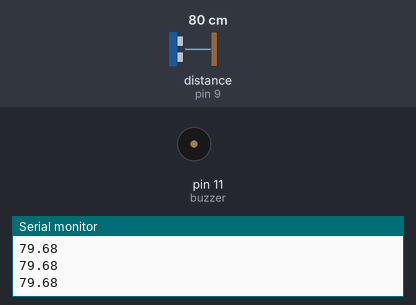
A sketch run on a simulated Arduino Uno, built with avr-gcc and run on an emulated ATmega328P. Parts: buzzer (waves = sounding), the last lines printed to the serial monitor. Wiring (inferred from the names in the program): ultrasonic range finder: trigger pin 8; echo pin 9. The test bench sets the inputs (shaded band); at power-on: distance to the obstacle (sensor on pin 9) 80 cm. The echo pulse lasts 58.3 µs per cm.

Above: at 1.2 s.
1.3 s: distance to the obstacle (sensor on pin 9) set to 2 cm
At 1.57 s:
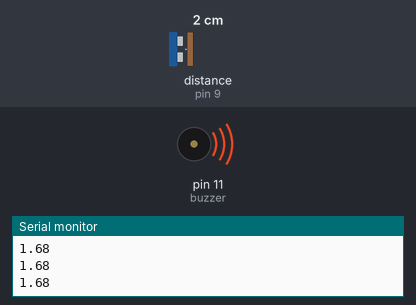
4.3 s: distance to the obstacle (sensor on pin 9) set to 41 cm
6.7 s: distance to the obstacle (sensor on pin 9) set to 50 cm
At 7.3 s:
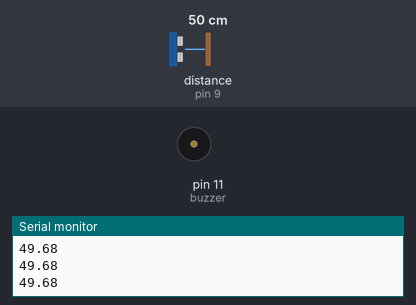
Timing chart, 0 to 9.7 s (numbered marks = the images above; inputs shaded):
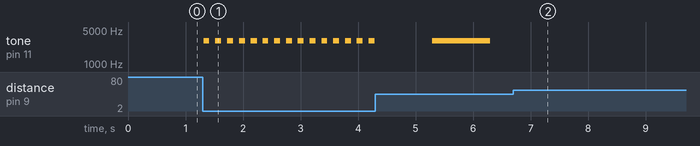

The sketch:

Laptop_Distance_and_Posture_Alert_System_Arduino_Source_Code.ino
```cpp
int trigger = 8, echo = 9, buzzer = 11;
double distance = 0.0;
unsigned long lastBeep = 0, pingTT = 0;
bool buzzerState = false;

void setup() {
  pinMode(trigger, OUTPUT);
  pinMode(echo, INPUT);
  pinMode(buzzer, OUTPUT);

  Serial.begin(9600);
}

void loop() {
  digitalWrite(trigger, LOW);
  delayMicroseconds(5);
  digitalWrite(trigger, HIGH);
  delayMicroseconds(10);
  digitalWrite(trigger, LOW);
  pingTT = pulseIn(echo, HIGH, 15000);
  if(pingTT == 0)
  {
    noTone(buzzer);
    buzzerState = false;
    return;
  }
  distance = (0.0343 * pingTT) / 2.0;
  Serial.println(distance);
  if(distance>45)
  {
    noTone(buzzer);
    buzzerState = false;
  }
  else if(distance>40 && distance<=45)
    beep(1000);
  else if(distance>36 && distance<=40)
    beep(400);
  else
    beep(100);
}

void beep(unsigned long interval)
{
  if(millis() - lastBeep >= interval)
  {
    lastBeep = millis();
    if(buzzerState == false)
    {
      tone(buzzer, 3000);
      buzzerState = true;
    }
    else
    {
      noTone(buzzer);
      buzzerState = false;
    }
  }
}
```

Measured:
- the behaviour switches between 45 and 46 cm on distance to the obstacle (sensor on pin 9) (found by bisection; images 1 and 2)
- after the input at 1.3 s, tone on pin 11 (buzzer): alternates 3000 Hz for 0.10 s and silent for 0.10 s, starting at once
- after the input at 6.7 s, tone on pin 11 (buzzer): stops changing and stays silent
